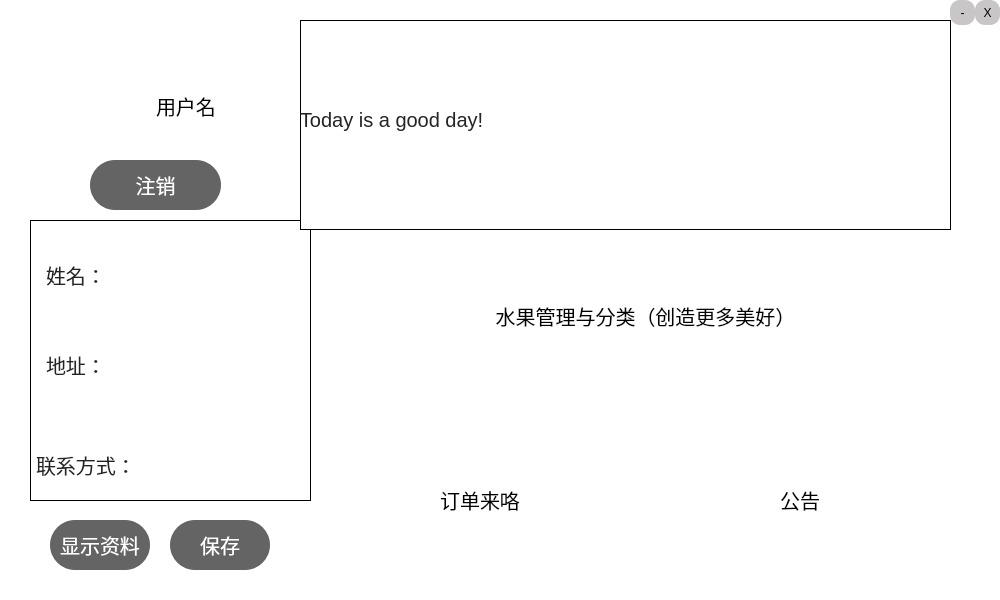
<?xml version="1.0" encoding="UTF-8"?>
<ui version="4.0">
 <class>SelfCentral</class>
 <widget class="QWidget" name="SelfCentral">
  <property name="geometry">
   <rect>
    <x>0</x>
    <y>0</y>
    <width>1000</width>
    <height>600</height>
   </rect>
  </property>
  <property name="windowTitle">
   <string>Form</string>
  </property>
  <widget class="QFrame" name="frame">
   <property name="geometry">
    <rect>
     <x>0</x>
     <y>0</y>
     <width>1000</width>
     <height>600</height>
    </rect>
   </property>
   <property name="styleSheet">
    <string notr="true">QFrame{
background-color:rgb(255, 255, 255);
border:sold 1px rgb(0, 0, 0);

}

QPushButton{
background:rgb(255, 255, 255);
border-style:outset;
border-radius:10px;
font-style:MingLiU-ExtB;
font-size:20px;
color:black;
}
QPushButton:pressed{
background-color:rgb(255, 255, 255);
border-style:inset;
font-style:MingLiU-ExtB;
}
QCheckBox{
background:rgba(85,170,255,0);
color:white;
font-style:MingLiU-ExtB;
}
QLabel{
color:rgb(36, 36, 36);
font-style:MingLiU-ExtB;
font-size:20px;
background-image:rgb(255, 255, 255);
}
QToolButton{
background:rgb(200, 198, 198);
border-style:outset;
border-radius:10px;
color:black;
}</string>
   </property>
   <property name="frameShape">
    <enum>QFrame::StyledPanel</enum>
   </property>
   <property name="frameShadow">
    <enum>QFrame::Raised</enum>
   </property>
   <widget class="QLabel" name="Name">
    <property name="geometry">
     <rect>
      <x>150</x>
      <y>70</y>
      <width>161</width>
      <height>71</height>
     </rect>
    </property>
    <property name="styleSheet">
     <string notr="true">color:black;
border:1px solid rgb(0, 0, 0,0);
font: 17pt &quot;MV Boli&quot;;</string>
    </property>
    <property name="text">
     <string>用户名</string>
    </property>
   </widget>
   <widget class="QLabel" name="label">
    <property name="geometry">
     <rect>
      <x>20</x>
      <y>40</y>
      <width>110</width>
      <height>110</height>
     </rect>
    </property>
    <property name="styleSheet">
     <string notr="true">QLabel{
border-image:url(:/Picture/head.JPG);
color:rgb(35, 33, 34);
border-radius:55px;
}</string>
    </property>
    <property name="text">
     <string/>
    </property>
   </widget>
   <widget class="QFrame" name="frame_3">
    <property name="geometry">
     <rect>
      <x>30</x>
      <y>220</y>
      <width>281</width>
      <height>281</height>
     </rect>
    </property>
    <property name="styleSheet">
     <string notr="true">#frame_3{
border-image:url(:/Picture/pic1.jpg);
border:1px solid rgb(0, 0, 0);
} 
QLabel{
background-color:rgba(255, 255, 255, 0);
border:1px solid rgb(0, 0, 0, 0);
}
QLineEdit{
background-color:rgba(255, 255, 255, 0);
border:1px solid rgb(0, 0, 0, 0);
	font: 14pt &quot;MV Boli&quot;;
}</string>
    </property>
    <property name="frameShape">
     <enum>QFrame::StyledPanel</enum>
    </property>
    <property name="frameShadow">
     <enum>QFrame::Raised</enum>
    </property>
    <widget class="QLabel" name="label_3">
     <property name="geometry">
      <rect>
       <x>10</x>
       <y>30</y>
       <width>61</width>
       <height>50</height>
      </rect>
     </property>
     <property name="styleSheet">
      <string notr="true">font: 25 13pt &quot;Bahnschrift Light SemiCondensed&quot;;</string>
     </property>
     <property name="text">
      <string>姓名：</string>
     </property>
    </widget>
    <widget class="QLabel" name="label_4">
     <property name="geometry">
      <rect>
       <x>10</x>
       <y>120</y>
       <width>61</width>
       <height>50</height>
      </rect>
     </property>
     <property name="styleSheet">
      <string notr="true">font: 25 13pt &quot;Bahnschrift Light SemiCondensed&quot;;</string>
     </property>
     <property name="text">
      <string>地址：</string>
     </property>
    </widget>
    <widget class="QLabel" name="label_5">
     <property name="geometry">
      <rect>
       <x>0</x>
       <y>220</y>
       <width>101</width>
       <height>50</height>
      </rect>
     </property>
     <property name="styleSheet">
      <string notr="true">font: 25 13pt &quot;Bahnschrift Light SemiCondensed&quot;;</string>
     </property>
     <property name="text">
      <string>联系方式：</string>
     </property>
    </widget>
    <widget class="QLineEdit" name="connect">
     <property name="geometry">
      <rect>
       <x>100</x>
       <y>219</y>
       <width>170</width>
       <height>51</height>
      </rect>
     </property>
    </widget>
    <widget class="QLineEdit" name="address">
     <property name="geometry">
      <rect>
       <x>80</x>
       <y>120</y>
       <width>180</width>
       <height>50</height>
      </rect>
     </property>
    </widget>
    <widget class="QLineEdit" name="name">
     <property name="geometry">
      <rect>
       <x>80</x>
       <y>30</y>
       <width>180</width>
       <height>50</height>
      </rect>
     </property>
    </widget>
   </widget>
   <widget class="QPushButton" name="Save">
    <property name="geometry">
     <rect>
      <x>170</x>
      <y>520</y>
      <width>100</width>
      <height>50</height>
     </rect>
    </property>
    <property name="styleSheet">
     <string notr="true">QPushButton{
border-radius:25px;
background-color:rgb(100, 100, 100);
color:rgb(255, 255, 255);
font: 12pt &quot;华文琥珀&quot;;
}</string>
    </property>
    <property name="text">
     <string>保存</string>
    </property>
   </widget>
   <widget class="QFrame" name="frame_4">
    <property name="geometry">
     <rect>
      <x>300</x>
      <y>20</y>
      <width>651</width>
      <height>210</height>
     </rect>
    </property>
    <property name="styleSheet">
     <string notr="true">#frame_4{
border-image:url(:/Picture/pic2.jpg);
border:1px solid rgb(0, 0, 0);
} 
QLabel{
background-color:rgba(255, 255, 255, 0);
}</string>
    </property>
    <property name="frameShape">
     <enum>QFrame::StyledPanel</enum>
    </property>
    <property name="frameShadow">
     <enum>QFrame::Raised</enum>
    </property>
    <widget class="QLabel" name="label_2">
     <property name="geometry">
      <rect>
       <x>0</x>
       <y>-20</y>
       <width>661</width>
       <height>240</height>
      </rect>
     </property>
     <property name="styleSheet">
      <string notr="true">font: 35pt &quot;MV Boli&quot;;</string>
     </property>
     <property name="text">
      <string>Today is a good day!</string>
     </property>
    </widget>
   </widget>
   <widget class="QPushButton" name="FruitManagementAndCategory">
    <property name="geometry">
     <rect>
      <x>390</x>
      <y>230</y>
      <width>511</width>
      <height>171</height>
     </rect>
    </property>
    <property name="styleSheet">
     <string notr="true">border-image:url(:/Picture/pic5.jpg);</string>
    </property>
    <property name="text">
     <string>水果管理与分类（创造更多美好）</string>
    </property>
   </widget>
   <widget class="QPushButton" name="OrderManagement">
    <property name="geometry">
     <rect>
      <x>350</x>
      <y>419</y>
      <width>260</width>
      <height>161</height>
     </rect>
    </property>
    <property name="styleSheet">
     <string notr="true">border-image:url(:/Picture/pic3.jpg);</string>
    </property>
    <property name="text">
     <string>订单来咯</string>
    </property>
   </widget>
   <widget class="QPushButton" name="Notification">
    <property name="geometry">
     <rect>
      <x>670</x>
      <y>419</y>
      <width>260</width>
      <height>161</height>
     </rect>
    </property>
    <property name="styleSheet">
     <string notr="true">border-image:url(:/Picture/pic4.jpg);</string>
    </property>
    <property name="text">
     <string>公告</string>
    </property>
   </widget>
   <widget class="QPushButton" name="Show">
    <property name="geometry">
     <rect>
      <x>50</x>
      <y>520</y>
      <width>100</width>
      <height>50</height>
     </rect>
    </property>
    <property name="styleSheet">
     <string notr="true">QPushButton{
border-radius:25px;
background-color:rgb(100, 100, 100);
color:rgb(255, 255, 255);
font: 12pt &quot;华文琥珀&quot;;
}</string>
    </property>
    <property name="text">
     <string>显示资料</string>
    </property>
   </widget>
   <widget class="QPushButton" name="Logout">
    <property name="geometry">
     <rect>
      <x>90</x>
      <y>160</y>
      <width>131</width>
      <height>50</height>
     </rect>
    </property>
    <property name="styleSheet">
     <string notr="true">QPushButton{
border-radius:25px;
background-color:rgb(100, 100, 100);
color:rgb(255, 255, 255);
font: 12pt &quot;华文琥珀&quot;;
}</string>
    </property>
    <property name="text">
     <string>注销</string>
    </property>
   </widget>
   <widget class="QToolButton" name="Close">
    <property name="geometry">
     <rect>
      <x>975</x>
      <y>0</y>
      <width>25</width>
      <height>25</height>
     </rect>
    </property>
    <property name="text">
     <string>X</string>
    </property>
   </widget>
   <widget class="QToolButton" name="Shrink">
    <property name="geometry">
     <rect>
      <x>950</x>
      <y>0</y>
      <width>25</width>
      <height>25</height>
     </rect>
    </property>
    <property name="text">
     <string>-</string>
    </property>
   </widget>
  </widget>
 </widget>
 <resources/>
 <connections/>
</ui>
